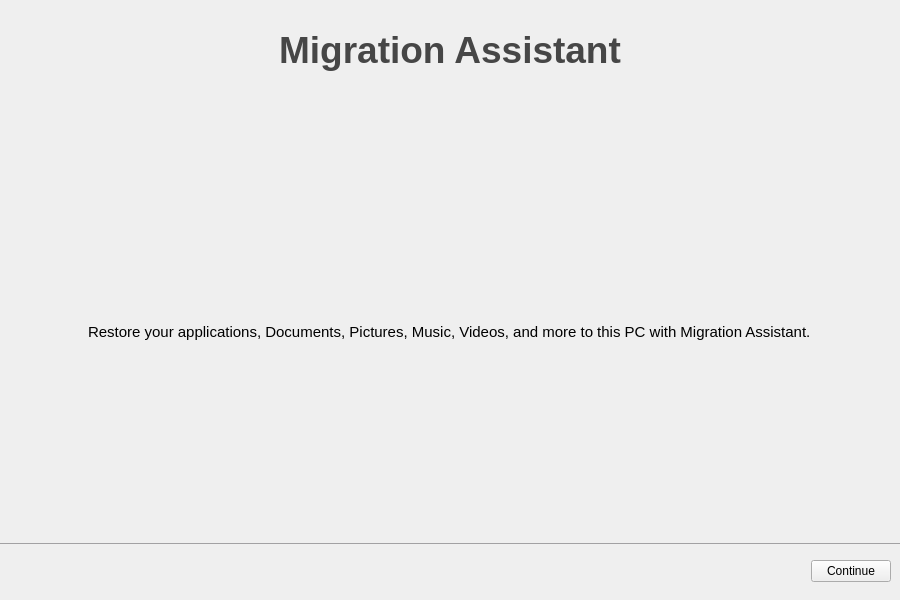
<?xml version="1.0" encoding="UTF-8"?>
<ui version="4.0">
 <class>WelcomeScreen</class>
 <widget class="QWidget" name="WelcomeScreen">
  <property name="geometry">
   <rect>
    <x>0</x>
    <y>0</y>
    <width>900</width>
    <height>600</height>
   </rect>
  </property>
  <property name="minimumSize">
   <size>
    <width>900</width>
    <height>600</height>
   </size>
  </property>
  <property name="maximumSize">
   <size>
    <width>900</width>
    <height>600</height>
   </size>
  </property>
  <property name="windowTitle">
   <string>Migration Assistant</string>
  </property>
  <layout class="QVBoxLayout" name="verticalLayout_2">
   <property name="spacing">
    <number>0</number>
   </property>
   <property name="leftMargin">
    <number>0</number>
   </property>
   <property name="topMargin">
    <number>0</number>
   </property>
   <property name="rightMargin">
    <number>0</number>
   </property>
   <property name="bottomMargin">
    <number>0</number>
   </property>
   <item>
    <widget class="QStackedWidget" name="stackedWidget">
     <widget class="QWidget" name="page_1">
      <property name="minimumSize">
       <size>
        <width>900</width>
        <height>600</height>
       </size>
      </property>
      <property name="maximumSize">
       <size>
        <width>900</width>
        <height>600</height>
       </size>
      </property>
      <layout class="QVBoxLayout" name="verticalLayout_3" stretch="1,0,0">
       <property name="leftMargin">
        <number>0</number>
       </property>
       <property name="rightMargin">
        <number>0</number>
       </property>
       <item>
        <layout class="QVBoxLayout" name="verticalLayout" stretch="0,0,0,0">
         <property name="spacing">
          <number>20</number>
         </property>
         <property name="leftMargin">
          <number>20</number>
         </property>
         <property name="topMargin">
          <number>20</number>
         </property>
         <property name="rightMargin">
          <number>20</number>
         </property>
         <property name="bottomMargin">
          <number>20</number>
         </property>
         <item alignment="Qt::AlignHCenter|Qt::AlignVCenter">
          <widget class="QLabel" name="title">
           <property name="font">
            <font>
             <pointsize>28</pointsize>
             <bold>true</bold>
            </font>
           </property>
           <property name="styleSheet">
            <string notr="true">color: rgb(70, 70, 70);</string>
           </property>
           <property name="text">
            <string>Migration Assistant</string>
           </property>
           <property name="alignment">
            <set>Qt::AlignCenter</set>
           </property>
          </widget>
         </item>
         <item alignment="Qt::AlignHCenter|Qt::AlignTop">
          <widget class="QLabel" name="image">
           <property name="minimumSize">
            <size>
             <width>212</width>
             <height>212</height>
            </size>
           </property>
           <property name="maximumSize">
            <size>
             <width>212</width>
             <height>212</height>
            </size>
           </property>
           <property name="styleSheet">
            <string notr="true">image: url(:/new/prefix1/icons/migration_assistant_212px.png);</string>
           </property>
           <property name="text">
            <string/>
           </property>
          </widget>
         </item>
         <item alignment="Qt::AlignHCenter|Qt::AlignVCenter">
          <widget class="QLabel" name="description">
           <property name="font">
            <font>
             <pointsize>11</pointsize>
            </font>
           </property>
           <property name="text">
            <string>Restore your applications, Documents, Pictures, Music, Videos, and more to this PC with Migration Assistant.</string>
           </property>
           <property name="alignment">
            <set>Qt::AlignLeading|Qt::AlignLeft|Qt::AlignVCenter</set>
           </property>
           <property name="wordWrap">
            <bool>false</bool>
           </property>
          </widget>
         </item>
         <item>
          <spacer name="verticalSpacer_3">
           <property name="orientation">
            <enum>Qt::Vertical</enum>
           </property>
           <property name="sizeHint" stdset="0">
            <size>
             <width>20</width>
             <height>40</height>
            </size>
           </property>
          </spacer>
         </item>
        </layout>
       </item>
       <item alignment="Qt::AlignBottom">
        <widget class="QWidget" name="widget" native="true">
         <property name="styleSheet">
          <string notr="true">border-top: 1px solid rgba(110, 109, 112, 0.6)</string>
         </property>
         <layout class="QHBoxLayout" name="horizontalLayout">
          <property name="spacing">
           <number>1</number>
          </property>
          <property name="leftMargin">
           <number>0</number>
          </property>
          <property name="topMargin">
           <number>1</number>
          </property>
          <property name="rightMargin">
           <number>0</number>
          </property>
          <property name="bottomMargin">
           <number>1</number>
          </property>
         </layout>
        </widget>
       </item>
       <item>
        <layout class="QHBoxLayout" name="horizontalLayout_2">
         <property name="spacing">
          <number>9</number>
         </property>
         <property name="leftMargin">
          <number>9</number>
         </property>
         <property name="topMargin">
          <number>9</number>
         </property>
         <property name="rightMargin">
          <number>9</number>
         </property>
         <property name="bottomMargin">
          <number>9</number>
         </property>
         <item alignment="Qt::AlignRight|Qt::AlignVCenter">
          <widget class="QPushButton" name="button_continue">
           <property name="text">
            <string>Continue</string>
           </property>
          </widget>
         </item>
        </layout>
       </item>
      </layout>
     </widget>
     <widget class="QWidget" name="page_5">
      <layout class="QVBoxLayout" name="verticalLayout_17" stretch="0,1,0">
       <property name="leftMargin">
        <number>0</number>
       </property>
       <property name="rightMargin">
        <number>0</number>
       </property>
       <item>
        <layout class="QVBoxLayout" name="verticalLayout_16" stretch="0,0,0,0">
         <property name="spacing">
          <number>20</number>
         </property>
         <property name="leftMargin">
          <number>20</number>
         </property>
         <property name="topMargin">
          <number>20</number>
         </property>
         <property name="rightMargin">
          <number>20</number>
         </property>
         <property name="bottomMargin">
          <number>20</number>
         </property>
         <item alignment="Qt::AlignHCenter|Qt::AlignTop">
          <widget class="QLabel" name="image_page5">
           <property name="minimumSize">
            <size>
             <width>64</width>
             <height>64</height>
            </size>
           </property>
           <property name="maximumSize">
            <size>
             <width>64</width>
             <height>64</height>
            </size>
           </property>
           <property name="styleSheet">
            <string notr="true">image: url(:/new/prefix1/icons/migration_assistant_212px.png);</string>
           </property>
           <property name="text">
            <string/>
           </property>
          </widget>
         </item>
         <item alignment="Qt::AlignHCenter|Qt::AlignVCenter">
          <widget class="QLabel" name="title_5">
           <property name="font">
            <font>
             <pointsize>28</pointsize>
             <bold>true</bold>
            </font>
           </property>
           <property name="styleSheet">
            <string notr="true">color: rgb(70, 70, 70);</string>
           </property>
           <property name="text">
            <string>Migration Completed</string>
           </property>
           <property name="alignment">
            <set>Qt::AlignCenter</set>
           </property>
          </widget>
         </item>
         <item alignment="Qt::AlignHCenter|Qt::AlignVCenter">
          <widget class="QLabel" name="description_5">
           <property name="font">
            <font>
             <pointsize>11</pointsize>
            </font>
           </property>
           <property name="text">
            <string>Your data has been migrated, and is ready to use.</string>
           </property>
           <property name="alignment">
            <set>Qt::AlignLeading|Qt::AlignLeft|Qt::AlignVCenter</set>
           </property>
           <property name="wordWrap">
            <bool>false</bool>
           </property>
          </widget>
         </item>
         <item alignment="Qt::AlignHCenter">
          <widget class="QLabel" name="reboot_label">
           <property name="minimumSize">
            <size>
             <width>0</width>
             <height>0</height>
            </size>
           </property>
           <property name="font">
            <font>
             <pointsize>10</pointsize>
            </font>
           </property>
           <property name="text">
            <string/>
           </property>
          </widget>
         </item>
        </layout>
       </item>
       <item alignment="Qt::AlignBottom">
        <widget class="QWidget" name="widget_6" native="true">
         <property name="styleSheet">
          <string notr="true">border-top: 1px solid rgba(110, 109, 112, 0.6)</string>
         </property>
         <layout class="QHBoxLayout" name="horizontalLayout_9">
          <property name="spacing">
           <number>1</number>
          </property>
          <property name="leftMargin">
           <number>0</number>
          </property>
          <property name="topMargin">
           <number>1</number>
          </property>
          <property name="rightMargin">
           <number>0</number>
          </property>
          <property name="bottomMargin">
           <number>1</number>
          </property>
         </layout>
        </widget>
       </item>
       <item>
        <layout class="QHBoxLayout" name="horizontalLayout_10">
         <property name="spacing">
          <number>9</number>
         </property>
         <property name="leftMargin">
          <number>9</number>
         </property>
         <property name="topMargin">
          <number>9</number>
         </property>
         <property name="rightMargin">
          <number>9</number>
         </property>
         <property name="bottomMargin">
          <number>9</number>
         </property>
         <item alignment="Qt::AlignRight|Qt::AlignVCenter">
          <widget class="QPushButton" name="button_close_page5">
           <property name="text">
            <string>Close</string>
           </property>
          </widget>
         </item>
        </layout>
       </item>
      </layout>
     </widget>
     <widget class="QWidget" name="page_2">
      <property name="minimumSize">
       <size>
        <width>900</width>
        <height>600</height>
       </size>
      </property>
      <property name="maximumSize">
       <size>
        <width>900</width>
        <height>600</height>
       </size>
      </property>
      <layout class="QVBoxLayout" name="verticalLayout_5" stretch="0,0,0">
       <property name="leftMargin">
        <number>0</number>
       </property>
       <property name="rightMargin">
        <number>0</number>
       </property>
       <item>
        <layout class="QVBoxLayout" name="verticalLayout_4" stretch="0,1,0,1">
         <property name="spacing">
          <number>20</number>
         </property>
         <property name="leftMargin">
          <number>20</number>
         </property>
         <property name="topMargin">
          <number>20</number>
         </property>
         <property name="rightMargin">
          <number>20</number>
         </property>
         <property name="bottomMargin">
          <number>20</number>
         </property>
         <item alignment="Qt::AlignHCenter|Qt::AlignTop">
          <widget class="QLabel" name="title_2">
           <property name="font">
            <font>
             <pointsize>28</pointsize>
             <bold>true</bold>
            </font>
           </property>
           <property name="styleSheet">
            <string notr="true">color: rgb(70, 70, 70);</string>
           </property>
           <property name="text">
            <string>Restore Information To This PC</string>
           </property>
           <property name="alignment">
            <set>Qt::AlignCenter</set>
           </property>
          </widget>
         </item>
         <item alignment="Qt::AlignHCenter|Qt::AlignTop">
          <widget class="QLabel" name="description_2">
           <property name="font">
            <font>
             <pointsize>11</pointsize>
            </font>
           </property>
           <property name="text">
            <string>Select a disk with a Time Machine's backup to retore it's information to this PC.</string>
           </property>
           <property name="alignment">
            <set>Qt::AlignLeading|Qt::AlignLeft|Qt::AlignVCenter</set>
           </property>
           <property name="wordWrap">
            <bool>false</bool>
           </property>
          </widget>
         </item>
         <item alignment="Qt::AlignHCenter|Qt::AlignVCenter">
          <widget class="QListView" name="devices_area_page2">
           <property name="minimumSize">
            <size>
             <width>400</width>
             <height>220</height>
            </size>
           </property>
           <property name="maximumSize">
            <size>
             <width>400</width>
             <height>220</height>
            </size>
           </property>
           <property name="frameShape">
            <enum>QFrame::NoFrame</enum>
           </property>
           <property name="frameShadow">
            <enum>QFrame::Sunken</enum>
           </property>
           <property name="dragDropMode">
            <enum>QAbstractItemView::NoDragDrop</enum>
           </property>
           <property name="iconSize">
            <size>
             <width>48</width>
             <height>48</height>
            </size>
           </property>
           <property name="viewMode">
            <enum>QListView::IconMode</enum>
           </property>
           <property name="wordWrap">
            <bool>true</bool>
           </property>
           <property name="itemAlignment">
            <set>Qt::AlignHCenter</set>
           </property>
          </widget>
         </item>
         <item alignment="Qt::AlignHCenter|Qt::AlignTop">
          <widget class="QLabel" name="label">
           <property name="font">
            <font>
             <pointsize>11</pointsize>
            </font>
           </property>
           <property name="text">
            <string>Make sure that your disk with a Time Machine's backup is already connected to this PC.</string>
           </property>
          </widget>
         </item>
        </layout>
       </item>
       <item>
        <widget class="QWidget" name="widget_2" native="true">
         <property name="styleSheet">
          <string notr="true">border-top: 1px solid rgba(110, 109, 112, 0.6)</string>
         </property>
         <layout class="QHBoxLayout" name="horizontalLayout_4">
          <property name="spacing">
           <number>1</number>
          </property>
          <property name="leftMargin">
           <number>0</number>
          </property>
          <property name="topMargin">
           <number>1</number>
          </property>
          <property name="rightMargin">
           <number>0</number>
          </property>
          <property name="bottomMargin">
           <number>1</number>
          </property>
         </layout>
        </widget>
       </item>
       <item>
        <layout class="QHBoxLayout" name="horizontalLayout_3">
         <property name="spacing">
          <number>9</number>
         </property>
         <property name="leftMargin">
          <number>9</number>
         </property>
         <property name="topMargin">
          <number>9</number>
         </property>
         <property name="rightMargin">
          <number>9</number>
         </property>
         <property name="bottomMargin">
          <number>9</number>
         </property>
         <item>
          <spacer name="horizontalSpacer">
           <property name="orientation">
            <enum>Qt::Horizontal</enum>
           </property>
           <property name="sizeHint" stdset="0">
            <size>
             <width>40</width>
             <height>20</height>
            </size>
           </property>
          </spacer>
         </item>
         <item>
          <widget class="QPushButton" name="button_back_page2">
           <property name="text">
            <string>Back</string>
           </property>
          </widget>
         </item>
         <item alignment="Qt::AlignRight">
          <widget class="QPushButton" name="button_continue_page2">
           <property name="text">
            <string>Continue</string>
           </property>
          </widget>
         </item>
        </layout>
       </item>
      </layout>
     </widget>
     <widget class="QWidget" name="page_3">
      <property name="minimumSize">
       <size>
        <width>900</width>
        <height>600</height>
       </size>
      </property>
      <property name="maximumSize">
       <size>
        <width>900</width>
        <height>600</height>
       </size>
      </property>
      <layout class="QVBoxLayout" name="verticalLayout_7" stretch="1,0,0">
       <property name="leftMargin">
        <number>0</number>
       </property>
       <property name="rightMargin">
        <number>0</number>
       </property>
       <item>
        <layout class="QVBoxLayout" name="verticalLayout_6" stretch="0,0,1">
         <property name="spacing">
          <number>20</number>
         </property>
         <property name="leftMargin">
          <number>20</number>
         </property>
         <property name="topMargin">
          <number>20</number>
         </property>
         <property name="rightMargin">
          <number>20</number>
         </property>
         <property name="bottomMargin">
          <number>20</number>
         </property>
         <item>
          <widget class="QLabel" name="title_3">
           <property name="font">
            <font>
             <pointsize>28</pointsize>
             <bold>true</bold>
            </font>
           </property>
           <property name="styleSheet">
            <string notr="true">color: rgb(70, 70, 70);</string>
           </property>
           <property name="text">
            <string>Select The Information To Restore</string>
           </property>
           <property name="alignment">
            <set>Qt::AlignCenter</set>
           </property>
          </widget>
         </item>
         <item alignment="Qt::AlignHCenter|Qt::AlignTop">
          <widget class="QLabel" name="description_3">
           <property name="font">
            <font>
             <pointsize>11</pointsize>
            </font>
           </property>
           <property name="text">
            <string>Choose which information you'd like to restore to this PC.</string>
           </property>
           <property name="alignment">
            <set>Qt::AlignLeading|Qt::AlignLeft|Qt::AlignVCenter</set>
           </property>
           <property name="wordWrap">
            <bool>false</bool>
           </property>
          </widget>
         </item>
         <item alignment="Qt::AlignHCenter|Qt::AlignTop">
          <widget class="QWidget" name="widget_4" native="true">
           <property name="minimumSize">
            <size>
             <width>400</width>
             <height>300</height>
            </size>
           </property>
           <property name="maximumSize">
            <size>
             <width>400</width>
             <height>300</height>
            </size>
           </property>
           <layout class="QVBoxLayout" name="verticalLayout_9">
            <item>
             <layout class="QVBoxLayout" name="verticalLayout_8">
              <property name="leftMargin">
               <number>9</number>
              </property>
              <property name="topMargin">
               <number>9</number>
              </property>
              <property name="rightMargin">
               <number>9</number>
              </property>
              <property name="bottomMargin">
               <number>9</number>
              </property>
              <item>
               <widget class="QScrollArea" name="scrollArea">
                <property name="minimumSize">
                 <size>
                  <width>0</width>
                  <height>0</height>
                 </size>
                </property>
                <property name="frameShape">
                 <enum>QFrame::StyledPanel</enum>
                </property>
                <property name="widgetResizable">
                 <bool>true</bool>
                </property>
                <widget class="QWidget" name="scrollAreaWidgetContents">
                 <property name="geometry">
                  <rect>
                   <x>0</x>
                   <y>0</y>
                   <width>362</width>
                   <height>262</height>
                  </rect>
                 </property>
                 <layout class="QVBoxLayout" name="verticalLayout_10">
                  <item>
                   <widget class="QCheckBox" name="checkbox_applications_page3">
                    <property name="text">
                     <string>Applications</string>
                    </property>
                    <property name="icon">
                     <iconset theme="applications-development">
                      <normaloff>.</normaloff>.</iconset>
                    </property>
                    <property name="iconSize">
                     <size>
                      <width>16</width>
                      <height>16</height>
                     </size>
                    </property>
                   </widget>
                  </item>
                  <item alignment="Qt::AlignTop">
                   <widget class="QWidget" name="applications_sub_widget_page3" native="true">
                    <property name="enabled">
                     <bool>true</bool>
                    </property>
                    <property name="sizePolicy">
                     <sizepolicy hsizetype="Preferred" vsizetype="Expanding">
                      <horstretch>0</horstretch>
                      <verstretch>0</verstretch>
                     </sizepolicy>
                    </property>
                    <property name="minimumSize">
                     <size>
                      <width>0</width>
                      <height>0</height>
                     </size>
                    </property>
                    <property name="maximumSize">
                     <size>
                      <width>16777215</width>
                      <height>16777215</height>
                     </size>
                    </property>
                    <layout class="QVBoxLayout" name="verticalLayout_12">
                     <property name="topMargin">
                      <number>0</number>
                     </property>
                     <property name="bottomMargin">
                      <number>0</number>
                     </property>
                     <item>
                      <layout class="QVBoxLayout" name="applications_sub_checkbox_layout_page3">
                       <property name="leftMargin">
                        <number>9</number>
                       </property>
                       <property name="topMargin">
                        <number>0</number>
                       </property>
                       <property name="rightMargin">
                        <number>9</number>
                       </property>
                       <property name="bottomMargin">
                        <number>0</number>
                       </property>
                      </layout>
                     </item>
                    </layout>
                   </widget>
                  </item>
                  <item>
                   <widget class="QCheckBox" name="checkbox_flatpaks_page3">
                    <property name="text">
                     <string>Flatpaks</string>
                    </property>
                    <property name="icon">
                     <iconset theme="applications-development">
                      <normaloff>.</normaloff>.</iconset>
                    </property>
                   </widget>
                  </item>
                  <item>
                   <widget class="QWidget" name="flatpaks_sub_widget_page3" native="true">
                    <property name="sizePolicy">
                     <sizepolicy hsizetype="Preferred" vsizetype="Expanding">
                      <horstretch>0</horstretch>
                      <verstretch>0</verstretch>
                     </sizepolicy>
                    </property>
                    <layout class="QVBoxLayout" name="verticalLayout_15">
                     <property name="topMargin">
                      <number>0</number>
                     </property>
                     <property name="bottomMargin">
                      <number>0</number>
                     </property>
                     <item>
                      <layout class="QVBoxLayout" name="flatpaks_sub_checkbox_layout_page3">
                       <property name="leftMargin">
                        <number>9</number>
                       </property>
                       <property name="rightMargin">
                        <number>9</number>
                       </property>
                      </layout>
                     </item>
                    </layout>
                   </widget>
                  </item>
                  <item>
                   <widget class="QCheckBox" name="checkBox_3">
                    <property name="enabled">
                     <bool>false</bool>
                    </property>
                    <property name="text">
                     <string>Flatpaks Data Coming soon...</string>
                    </property>
                    <property name="icon">
                     <iconset theme="system-file-manager">
                      <normaloff>.</normaloff>.</iconset>
                    </property>
                   </widget>
                  </item>
                  <item>
                   <widget class="QCheckBox" name="checkbox_files_folders_page3">
                    <property name="text">
                     <string>Files and Folders</string>
                    </property>
                    <property name="icon">
                     <iconset theme="system-file-manager">
                      <normaloff>.</normaloff>.</iconset>
                    </property>
                   </widget>
                  </item>
                  <item>
                   <widget class="QCheckBox" name="checkbox_system_settings_page3">
                    <property name="text">
                     <string>System Settings</string>
                    </property>
                    <property name="icon">
                     <iconset theme="applications-system">
                      <normaloff>.</normaloff>.</iconset>
                    </property>
                   </widget>
                  </item>
                 </layout>
                </widget>
               </widget>
              </item>
             </layout>
            </item>
           </layout>
          </widget>
         </item>
        </layout>
       </item>
       <item alignment="Qt::AlignBottom">
        <widget class="QWidget" name="widget_3" native="true">
         <property name="styleSheet">
          <string notr="true">border-top: 1px solid rgba(110, 109, 112, 0.6)</string>
         </property>
         <layout class="QHBoxLayout" name="horizontalLayout_6">
          <property name="spacing">
           <number>1</number>
          </property>
          <property name="leftMargin">
           <number>0</number>
          </property>
          <property name="topMargin">
           <number>1</number>
          </property>
          <property name="rightMargin">
           <number>0</number>
          </property>
          <property name="bottomMargin">
           <number>1</number>
          </property>
         </layout>
        </widget>
       </item>
       <item>
        <layout class="QHBoxLayout" name="horizontalLayout_5">
         <property name="spacing">
          <number>9</number>
         </property>
         <property name="leftMargin">
          <number>9</number>
         </property>
         <property name="topMargin">
          <number>9</number>
         </property>
         <property name="rightMargin">
          <number>9</number>
         </property>
         <property name="bottomMargin">
          <number>9</number>
         </property>
         <item>
          <spacer name="horizontalSpacer_2">
           <property name="orientation">
            <enum>Qt::Horizontal</enum>
           </property>
           <property name="sizeHint" stdset="0">
            <size>
             <width>40</width>
             <height>20</height>
            </size>
           </property>
          </spacer>
         </item>
         <item>
          <widget class="QPushButton" name="button_back_page3">
           <property name="text">
            <string>Back</string>
           </property>
          </widget>
         </item>
         <item>
          <widget class="QPushButton" name="button_continue_page3">
           <property name="text">
            <string>Continue</string>
           </property>
          </widget>
         </item>
        </layout>
       </item>
      </layout>
     </widget>
     <widget class="QWidget" name="page_4">
      <property name="minimumSize">
       <size>
        <width>900</width>
        <height>600</height>
       </size>
      </property>
      <property name="maximumSize">
       <size>
        <width>900</width>
        <height>600</height>
       </size>
      </property>
      <layout class="QVBoxLayout" name="verticalLayout_18" stretch="0,0,0">
       <property name="leftMargin">
        <number>0</number>
       </property>
       <property name="rightMargin">
        <number>0</number>
       </property>
       <item>
        <layout class="QVBoxLayout" name="restore" stretch="0,0,1,0,0,0,0">
         <property name="spacing">
          <number>6</number>
         </property>
         <property name="leftMargin">
          <number>20</number>
         </property>
         <property name="topMargin">
          <number>20</number>
         </property>
         <property name="rightMargin">
          <number>20</number>
         </property>
         <property name="bottomMargin">
          <number>20</number>
         </property>
         <item>
          <widget class="QLabel" name="title_4">
           <property name="font">
            <font>
             <pointsize>28</pointsize>
             <bold>true</bold>
            </font>
           </property>
           <property name="styleSheet">
            <string notr="true">color: rgb(70, 70, 70);</string>
           </property>
           <property name="text">
            <string>Begin Restoring</string>
           </property>
           <property name="alignment">
            <set>Qt::AlignCenter</set>
           </property>
          </widget>
         </item>
         <item alignment="Qt::AlignHCenter|Qt::AlignTop">
          <widget class="QLabel" name="description_4">
           <property name="font">
            <font>
             <pointsize>11</pointsize>
            </font>
           </property>
           <property name="text">
            <string>Backup from Time Machine will been transferred to this PC.</string>
           </property>
           <property name="alignment">
            <set>Qt::AlignLeading|Qt::AlignLeft|Qt::AlignVCenter</set>
           </property>
           <property name="wordWrap">
            <bool>false</bool>
           </property>
          </widget>
         </item>
         <item>
          <layout class="QHBoxLayout" name="images_layout_page4">
           <item>
            <spacer name="horizontalSpacer_4">
             <property name="orientation">
              <enum>Qt::Horizontal</enum>
             </property>
             <property name="sizeHint" stdset="0">
              <size>
               <width>40</width>
               <height>20</height>
              </size>
             </property>
            </spacer>
           </item>
           <item alignment="Qt::AlignHCenter|Qt::AlignVCenter">
            <widget class="QWidget" name="from_image" native="true">
             <property name="minimumSize">
              <size>
               <width>120</width>
               <height>140</height>
              </size>
             </property>
             <property name="maximumSize">
              <size>
               <width>120</width>
               <height>140</height>
              </size>
             </property>
             <layout class="QVBoxLayout" name="verticalLayout_21">
              <item>
               <layout class="QVBoxLayout" name="from_image_layout" stretch="0,0">
                <item alignment="Qt::AlignHCenter|Qt::AlignVCenter">
                 <widget class="QLabel" name="from_image_widget">
                  <property name="minimumSize">
                   <size>
                    <width>100</width>
                    <height>80</height>
                   </size>
                  </property>
                  <property name="maximumSize">
                   <size>
                    <width>100</width>
                    <height>80</height>
                   </size>
                  </property>
                  <property name="text">
                   <string/>
                  </property>
                 </widget>
                </item>
                <item alignment="Qt::AlignHCenter|Qt::AlignBottom">
                 <widget class="QLabel" name="from_image_label">
                  <property name="font">
                   <font>
                    <pointsize>11</pointsize>
                    <bold>true</bold>
                   </font>
                  </property>
                  <property name="text">
                   <string>Name</string>
                  </property>
                 </widget>
                </item>
               </layout>
              </item>
             </layout>
            </widget>
           </item>
           <item alignment="Qt::AlignHCenter|Qt::AlignVCenter">
            <widget class="QLabel" name="arrow_image_widget">
             <property name="minimumSize">
              <size>
               <width>80</width>
               <height>80</height>
              </size>
             </property>
             <property name="maximumSize">
              <size>
               <width>80</width>
               <height>80</height>
              </size>
             </property>
             <property name="font">
              <font>
               <pointsize>40</pointsize>
               <bold>true</bold>
              </font>
             </property>
             <property name="styleSheet">
              <string notr="true"/>
             </property>
             <property name="text">
              <string>&gt;</string>
             </property>
             <property name="alignment">
              <set>Qt::AlignCenter</set>
             </property>
            </widget>
           </item>
           <item alignment="Qt::AlignHCenter|Qt::AlignVCenter">
            <widget class="QWidget" name="to_image" native="true">
             <property name="minimumSize">
              <size>
               <width>120</width>
               <height>140</height>
              </size>
             </property>
             <property name="maximumSize">
              <size>
               <width>120</width>
               <height>140</height>
              </size>
             </property>
             <layout class="QVBoxLayout" name="verticalLayout_22">
              <item>
               <layout class="QVBoxLayout" name="to_image_layout" stretch="0,0">
                <item alignment="Qt::AlignHCenter|Qt::AlignVCenter">
                 <widget class="QLabel" name="to_image_widget">
                  <property name="minimumSize">
                   <size>
                    <width>100</width>
                    <height>80</height>
                   </size>
                  </property>
                  <property name="maximumSize">
                   <size>
                    <width>100</width>
                    <height>80</height>
                   </size>
                  </property>
                  <property name="text">
                   <string/>
                  </property>
                 </widget>
                </item>
                <item alignment="Qt::AlignHCenter|Qt::AlignBottom">
                 <widget class="QLabel" name="to_image_label">
                  <property name="font">
                   <font>
                    <pointsize>11</pointsize>
                    <bold>true</bold>
                   </font>
                  </property>
                  <property name="text">
                   <string>Name</string>
                  </property>
                 </widget>
                </item>
               </layout>
              </item>
             </layout>
            </widget>
           </item>
           <item>
            <spacer name="horizontalSpacer_5">
             <property name="orientation">
              <enum>Qt::Horizontal</enum>
             </property>
             <property name="sizeHint" stdset="0">
              <size>
               <width>40</width>
               <height>20</height>
              </size>
             </property>
            </spacer>
           </item>
          </layout>
         </item>
         <item alignment="Qt::AlignHCenter">
          <widget class="QLabel" name="label_restoring_status">
           <property name="sizePolicy">
            <sizepolicy hsizetype="Preferred" vsizetype="Preferred">
             <horstretch>0</horstretch>
             <verstretch>0</verstretch>
            </sizepolicy>
           </property>
           <property name="minimumSize">
            <size>
             <width>350</width>
             <height>30</height>
            </size>
           </property>
           <property name="maximumSize">
            <size>
             <width>16777215</width>
             <height>30</height>
            </size>
           </property>
           <property name="text">
            <string>&lt;html&gt;&lt;head/&gt;&lt;body&gt;&lt;p align=&quot;center&quot;&gt;&lt;br/&gt;&lt;/p&gt;&lt;/body&gt;&lt;/html&gt;</string>
           </property>
          </widget>
         </item>
         <item alignment="Qt::AlignHCenter|Qt::AlignVCenter">
          <widget class="QProgressBar" name="progress_bar_restoring">
           <property name="minimumSize">
            <size>
             <width>320</width>
             <height>0</height>
            </size>
           </property>
           <property name="maximumSize">
            <size>
             <width>320</width>
             <height>16777215</height>
            </size>
           </property>
           <property name="value">
            <number>0</number>
           </property>
          </widget>
         </item>
         <item>
          <spacer name="verticalSpacer">
           <property name="orientation">
            <enum>Qt::Vertical</enum>
           </property>
           <property name="sizeHint" stdset="0">
            <size>
             <width>20</width>
             <height>40</height>
            </size>
           </property>
          </spacer>
         </item>
         <item alignment="Qt::AlignHCenter|Qt::AlignVCenter">
          <widget class="QCheckBox" name="checkbox_automatically_reboot_page4">
           <property name="font">
            <font>
             <pointsize>10</pointsize>
            </font>
           </property>
           <property name="whatsThis">
            <string>&lt;html&gt;&lt;head/&gt;&lt;body&gt;&lt;p align=&quot;center&quot;&gt;Automatically reboot after restoring is done to ensure that some applications and system settings \nwork properly. (Recommended)&lt;/p&gt;&lt;/body&gt;&lt;/html&gt;</string>
           </property>
           <property name="layoutDirection">
            <enum>Qt::LeftToRight</enum>
           </property>
           <property name="text">
            <string>Automatically reboot, to ensure that some applications, and system settings work properly. (Recommended)</string>
           </property>
          </widget>
         </item>
        </layout>
       </item>
       <item>
        <widget class="QWidget" name="widget_5" native="true">
         <property name="styleSheet">
          <string notr="true">border-top: 1px solid rgba(110, 109, 112, 0.6)</string>
         </property>
         <layout class="QHBoxLayout" name="horizontalLayout_8">
          <property name="spacing">
           <number>1</number>
          </property>
          <property name="leftMargin">
           <number>0</number>
          </property>
          <property name="topMargin">
           <number>1</number>
          </property>
          <property name="rightMargin">
           <number>0</number>
          </property>
          <property name="bottomMargin">
           <number>1</number>
          </property>
         </layout>
        </widget>
       </item>
       <item>
        <layout class="QHBoxLayout" name="horizontalLayout_7">
         <property name="spacing">
          <number>9</number>
         </property>
         <property name="leftMargin">
          <number>9</number>
         </property>
         <property name="topMargin">
          <number>9</number>
         </property>
         <property name="rightMargin">
          <number>9</number>
         </property>
         <property name="bottomMargin">
          <number>9</number>
         </property>
         <item>
          <spacer name="horizontalSpacer_3">
           <property name="orientation">
            <enum>Qt::Horizontal</enum>
           </property>
           <property name="sizeHint" stdset="0">
            <size>
             <width>40</width>
             <height>20</height>
            </size>
           </property>
          </spacer>
         </item>
         <item>
          <widget class="QPushButton" name="button_back_page4">
           <property name="text">
            <string>Back</string>
           </property>
          </widget>
         </item>
         <item alignment="Qt::AlignRight">
          <widget class="QPushButton" name="button_restore_page4">
           <property name="text">
            <string>Restore</string>
           </property>
          </widget>
         </item>
        </layout>
       </item>
      </layout>
     </widget>
    </widget>
   </item>
  </layout>
 </widget>
 <resources/>
 <connections/>
</ui>
